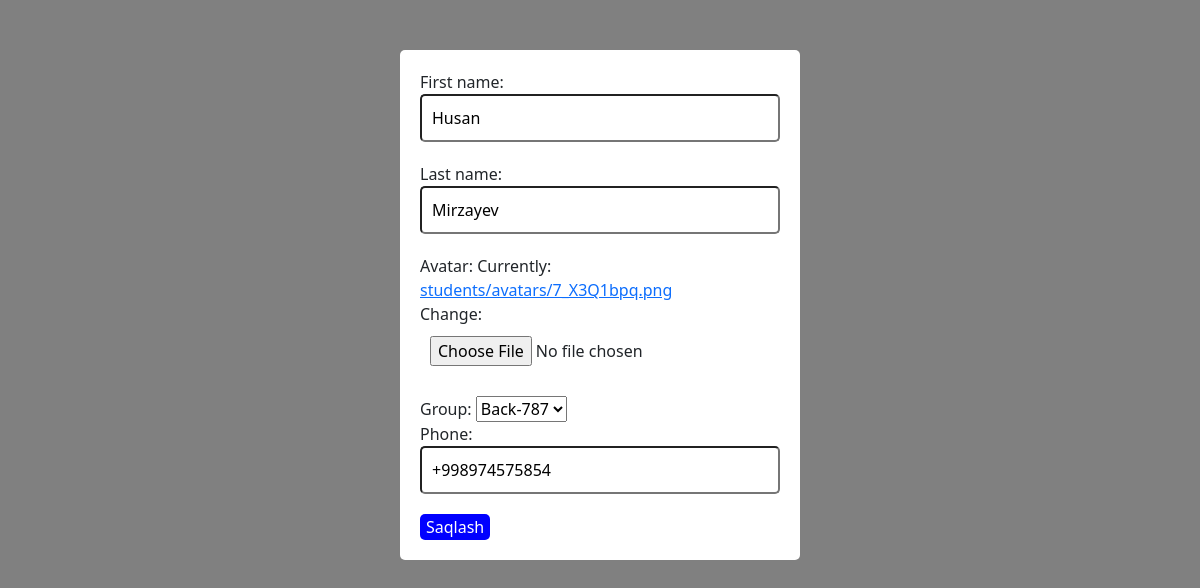
The page /admin-dashboard/edit-student/7/ on the database its author committed.
### users/models.py (models this page shows, shortened)
class CustomUser(AbstractUser):
    groups = models.ManyToManyField(
        'auth.Group',
        related_name='customuser_set',  # related_name bilan to'qnashuv oldini olish
        blank=True
    )
    user_permissions = models.ManyToManyField(
        'auth.Permission',
        related_name='customuser_set_permissions',  # related_name bilan to'qnashuv oldini olish
        blank=True
    )

class Student(CustomUser):
    LIGAS = (
        ('Hacker', 'Hacker'),
        ('Coder', 'Coder'),
        ('Gamer', 'Gamer'),
    )
    liga = models.CharField(max_length=10, choices=LIGAS, default=random.choice(LIGAS)[0])
    coins = models.IntegerField(default=0)
    avatar = models.ImageField(upload_to='students/avatars/')
    phone = models.CharField(max_length=13)
    xp = models.IntegerField(default=0)
    level = models.IntegerField(default=1)
    group = models.ForeignKey(Group, on_delete=models.CASCADE, related_name='student_group')

### core/views.py (the view)
# urls.py: path('edit-student/<int:id>/', edit_student_view, name='edit-student')
def edit_student_view(request, id):
    student = Student.objects.get(id=id)
    if request.method == 'POST':
        form = EditStudentForm(request.POST, request.FILES, instance=student)
        if form.is_valid():
            form.save()
            return redirect('students')
    else:
        form = EditStudentForm(instance=student)
    return render(request, 'add_teacher.html', {'form': form})

### core/forms.py
class EditStudentForm(forms.ModelForm):
    class Meta:
        model = Student
        fields = ['first_name', 'last_name', 'avatar', 'group', 'phone']

### users/models.py (called while the page is built)
    def __str__(self):
        return self.name

### templates/add_teacher.html (shortened to what this page needs)
{% load crispy_forms_tags %}
<!DOCTYPE html>
<html lang="en">
<head>
    <link href="https://cdn.jsdelivr.net/npm/bootstrap@5.3.0/dist/css/bootstrap.min.css" rel="stylesheet">
</head>
<body>
<form method="post" enctype="multipart/form-data">
  {{ form }}
  <button type="submit">Saqlash</button>
</form>
</body>
</html>

### templates/add_teacher.html (style rules this page uses)
body { background-color: gray }
form { margin: 50px auto; width: 400px; padding: 20px; background-color: white; border-radius: 5px; }
form input { margin-bottom: 20px; width: 100%; padding: 10px; border-radius: 5px; }
form button { background-color: blue; color: white; border: none; border-radius: 5px; }

### rows shown on the page
CustomUser: first_name "Husan", last_name "Mirzayev"
Student: group "Back-787", phone "+998974575854"
